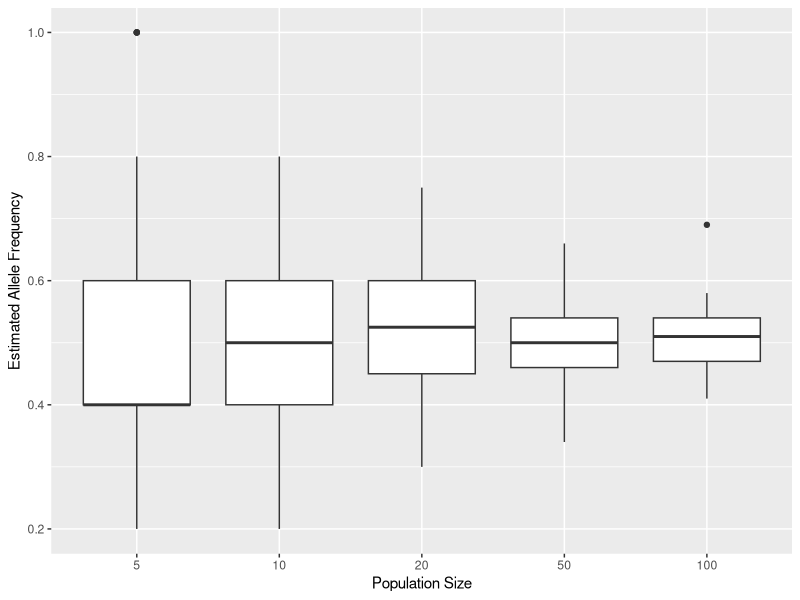
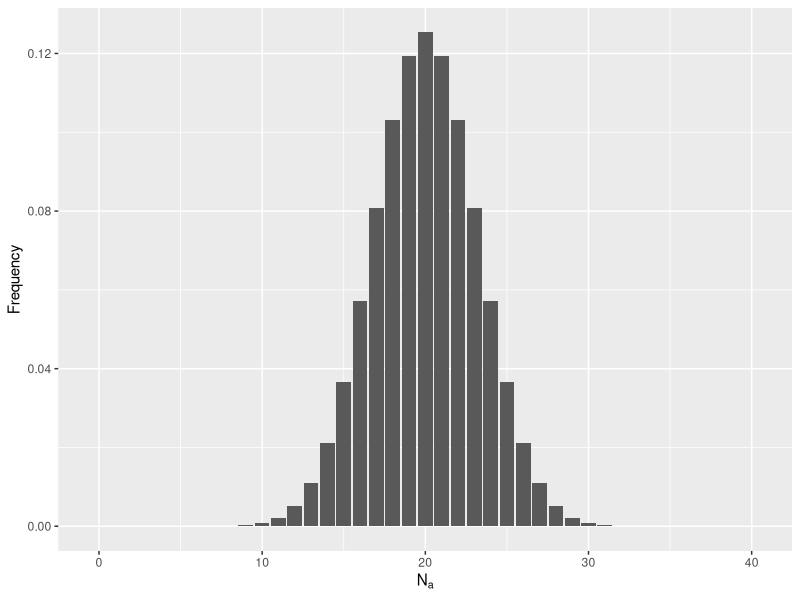
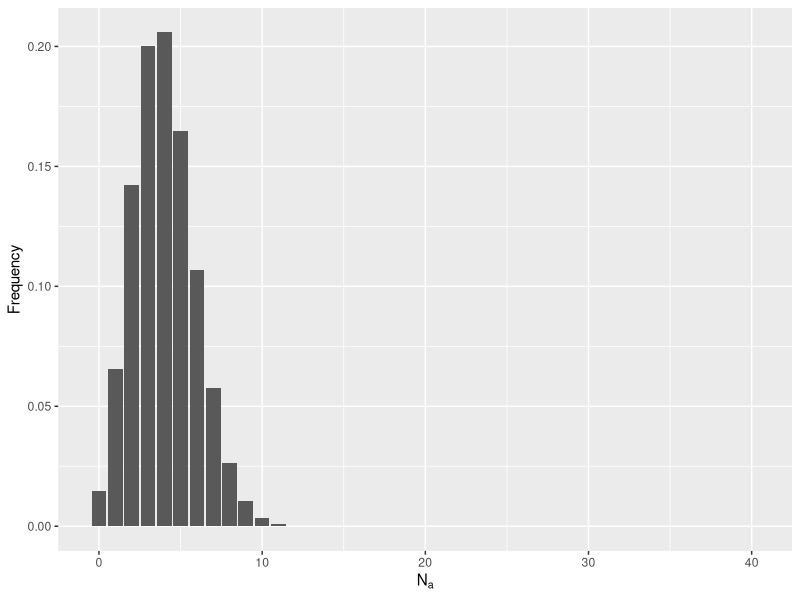
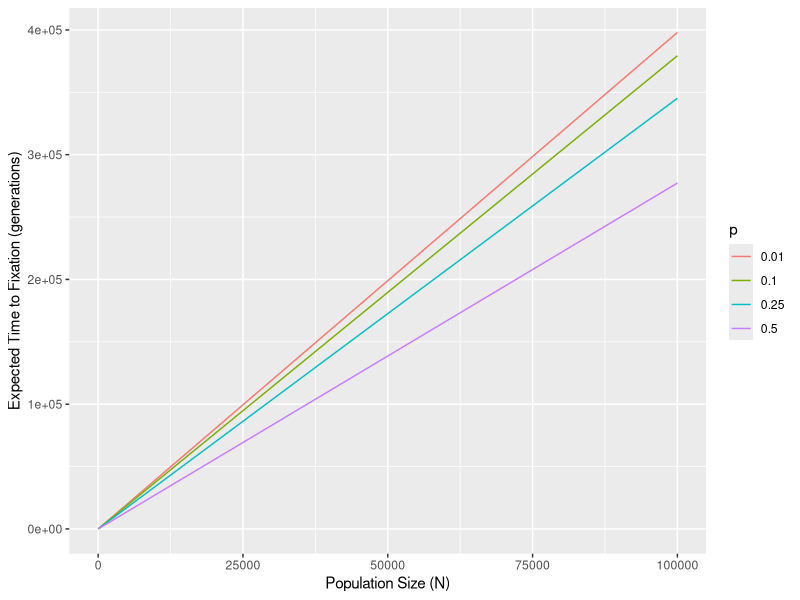
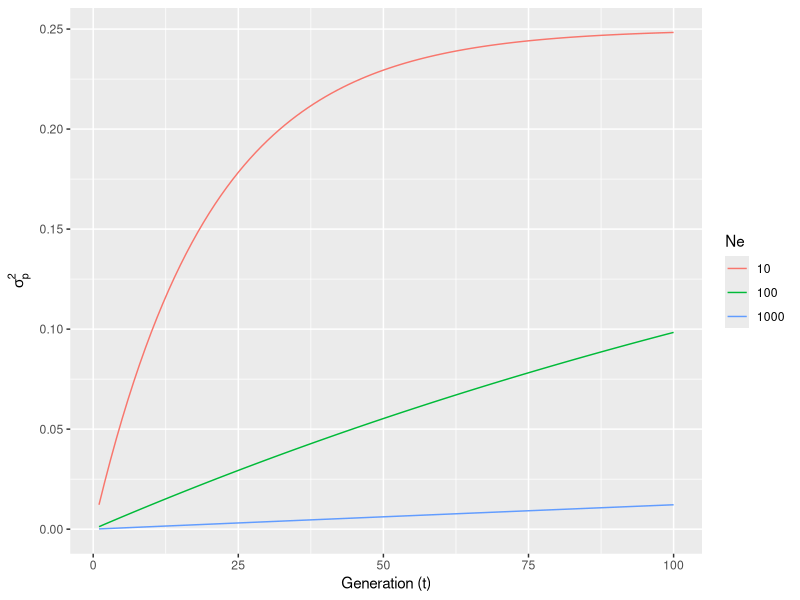
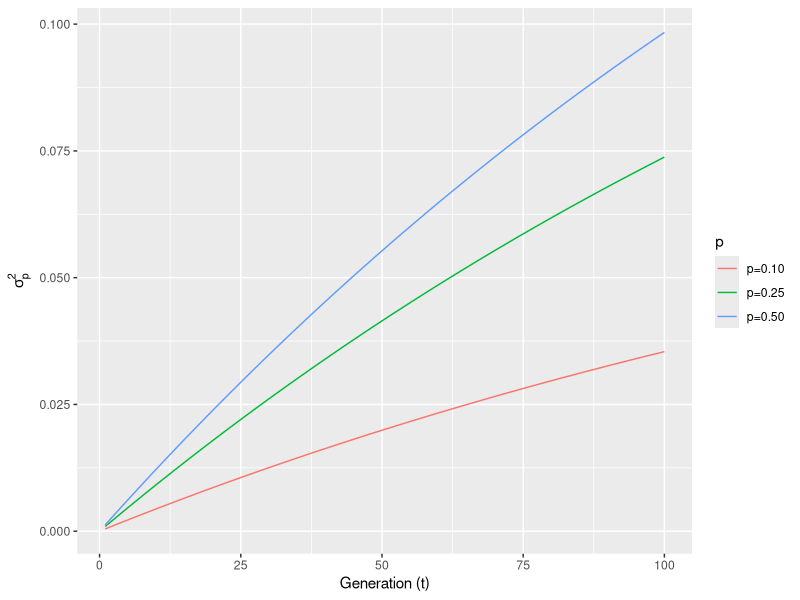

Write R code to recreate these figures, in order.
## ---- chunk 1
Alleles <- c("A","B")
## ---- chunk 2
sample_size <- c(5,10,20,50,100)
## ---- chunk 3
df <- data.frame( N = rep( sample_size, each=50 ),FreqA = NA)
## ---- chunk 4
for( row in 1:nrow(df) ) {
  # make random selection from Alleles with replacement of a particular size
  a <- sample( Alleles, size=df$N[row],replace = T)
  # find the frequency
  f <- sum( a == "A" ) / length(a)
  # assign it back to the data.frame
  df$FreqA[row] <- f
}
## ---- chunk 5
summary(df)
## ---- chunk 6
#| label: drift_simulation
#| fig-cap: "Allele frequencies estimated from random selections of alleles under varying sample sizes."
library(ggplot2)
p <- ggplot(df, aes(x=factor(N), y=FreqA)) + geom_boxplot() 
p + xlab("Population Size") + ylab("Estimated Allele Frequency")
## ---- chunk 7
p <- 0.5
N <- 20
N.A <- 20
## ---- chunk 8
coef <- factorial(2*N)/ (factorial(N.A)*factorial(2*N - N.A))
coef
## ---- chunk 9
prob <- p^N.A * (1 - p)^(2*N-N.A)
prob
## ---- chunk 10
Prob.20.A <- coef*prob
Prob.20.A
## ---- chunk 11
N.A <- 0:(2*N)
Frequency <- factorial(2*N)/( factorial(N.A)*factorial(2*N-N.A)) * p^N.A * (1-p)^(2*N-N.A)
df <- data.frame(N.A,Frequency)
ggplot(df,aes(x=N.A,y=Frequency)) + geom_bar(stat="identity") + xlab(expression(N[a]))
## ---- chunk 12
df[1:10,]
## ---- chunk 13
p <- 0.1
Frequency <- factorial(2*N)/( factorial(N.A)*factorial(2*N-N.A)) * p^N.A * (1-p)^(2*N-N.A)
df <- data.frame(N.A,Frequency)
ggplot(df,aes(x=N.A,y=Frequency)) + geom_bar(stat="identity") + xlab(expression(N[a])) 
## ---- chunk 14
#| fig-cap: ""
library(ggplot2)
df <- data.frame()
N <- 10^(1:5)
for( p in c(0.01, 0.1, 0.25, 0.5)){
  t <- (-4*N*(1-p)*log(1-p))/p
  df <- rbind( df, data.frame(p,N,t))
}
df$p <- factor( df$p )
ggplot( df, aes(N,t,color=p)) + geom_line() + xlab("Population Size (N)") + ylab("Expected Time to Fixation (generations)")
## ---- chunk 15
#| fig-cap: "Expected variance in allele frequencies through time for a Wright-Fisher model of genetic drift for three different effective population sizes."
t <- 1:100
p <- q <- 0.5
ne <- function( t, Ne, p, q) { return( p*q*( 1 - exp( -t/(2*Ne)))) }
df <- data.frame( Generation=c(t,t,t),
                  sigma_p= c( ne(t,10,p,q), ne(t,100,p,q), ne(t,1000,p,q) ),
                  Ne=rep(c("10","100","1000"), each=100) ) 
ggplot( df, aes(x=Generation, y=sigma_p, color=Ne)) + geom_line() +
  xlab("Generation (t)") + ylab(expression(sigma[p]^2))
## ---- chunk 16
#| fig-cap: "Expected variance in allele frequencies through time for a 2-allele Wright-Fisher model of genetic drift across different starting allele frequencies."
df <- data.frame( Generation=c(t,t,t),
                  sigma_p= c( ne(t,100,.1,.9), ne(t,100,.25,.75), ne(t,100,.5,.5) ),
                  p=rep(c("p=0.10","p=0.25","p=0.50"), each=100) ) 
ggplot( df, aes(x=Generation, y=sigma_p, color=p)) + geom_line() +
  xlab("Generation (t)") + ylab(expression(sigma[p]^2))
